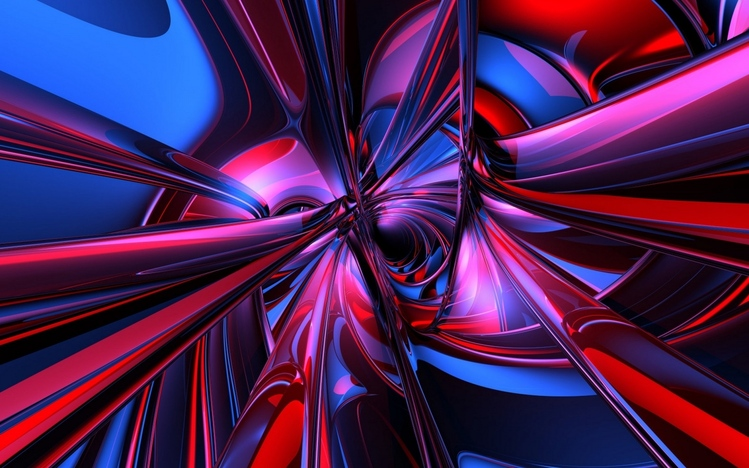
#> input picture images to numpy/photos/3d-theme-hg4.jpg, 749 x 468 px; its folder holds only this picture in this run
$ jupyter execute --allow-errors 'images to numpy.ipynb'
#> lines starting #> are read from the running program, lines starting #| are printed output that depends on the picture
# Images to Numpy Array

[cell 1]
import os
import numpy as np
from PIL import Image

[cell 2]
rootDir = 'photos'
image_opened = []
image_resized= []
img_np_array = []

[cell 3]
for dirName,subdirList,fileList in os.walk(rootDir):
    print('found directory . %s' %dirName)
    for fname in fileList:
        print('\t%s'% fname)
        img = Image.open(os.path.join(dirName,fname))
#> img is the input picture: PIL image 749x468 RGB; mean R, G, B 73.3, 32.3, 84.9
       # print(image_opened)

     #   print(img)
        res = img.resize((200,200))
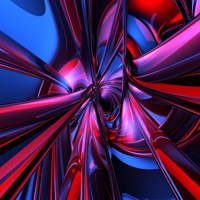
#> res: PIL image 200x200 RGB; mean R, G, B 73.3, 32.4, 84.9
   #     image_resized.append(res)
        img_np =np.array(res)
    #Stores the image into main Numpy Array
        img_np_array.append(img_np)
     #   print(img_np.shape)


$ run again, on images to numpy/photos/cello-2830670_1920.jpg
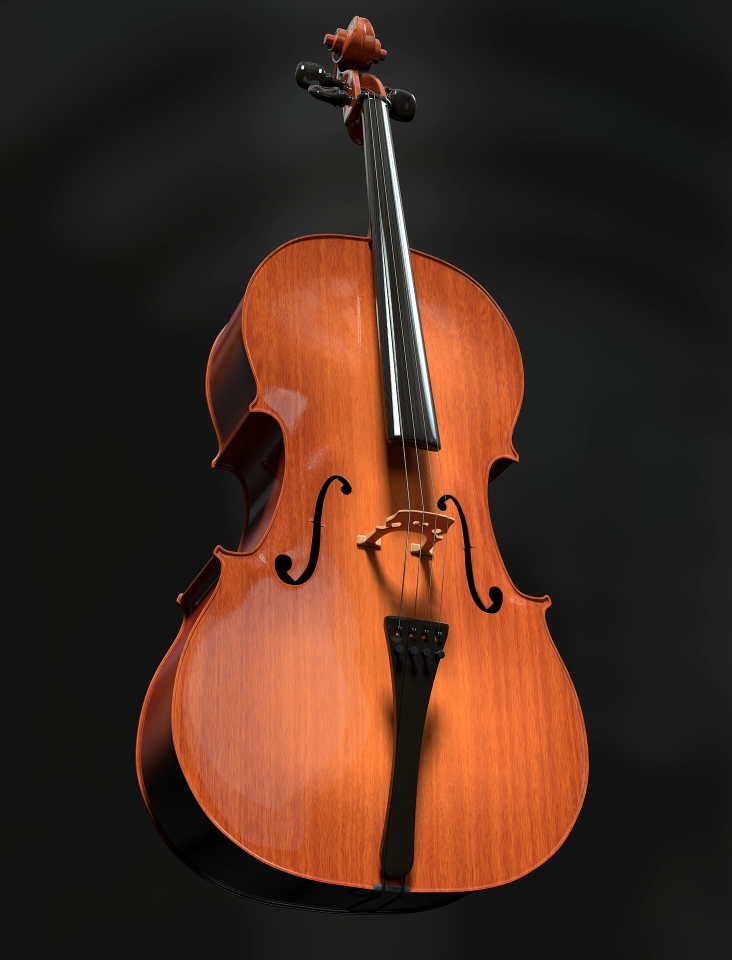
#> input picture images to numpy/photos/cello-2830670_1920.jpg, 1463 x 1920 px (shown at 1/2 size)
#> img is the input picture: PIL image 1463x1920 RGB; mean R, G, B 69.4, 43.1, 31.6
#> `res = img.resize((200,200))`:
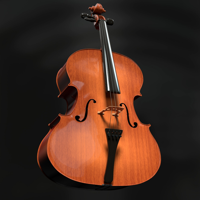
#> res: PIL image 200x200 RGB; mean R, G, B 69.5, 43.1, 31.6

$ run again, on images to numpy/photos/coding-924920_1920.jpg
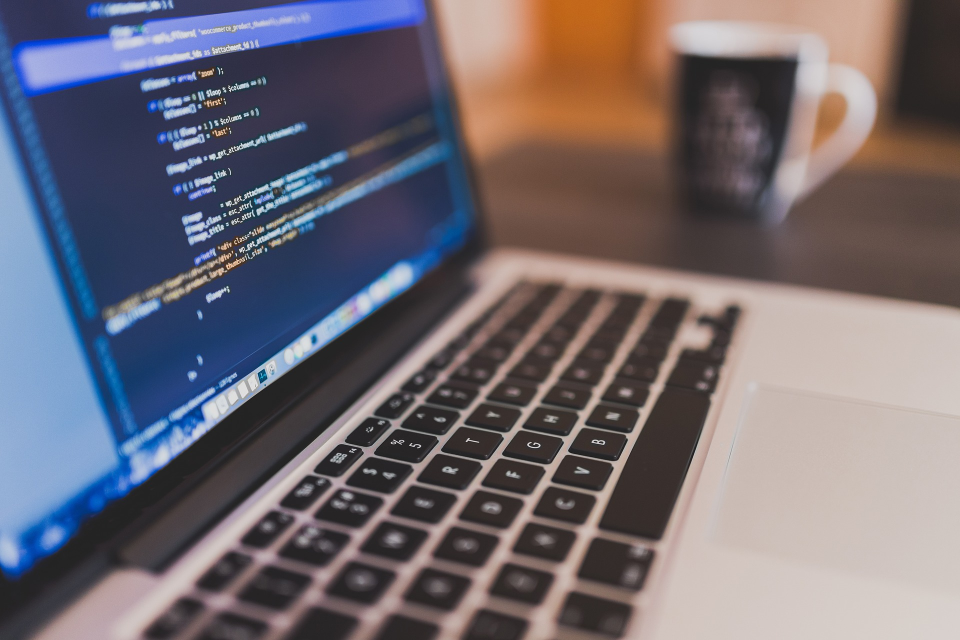
#> input picture images to numpy/photos/coding-924920_1920.jpg, 1920 x 1280 px (shown at 1/2 size)
#> img is the input picture: PIL image 1920x1280 RGB; mean R, G, B 112.1, 106, 114
#> `res = img.resize((200,200))`:
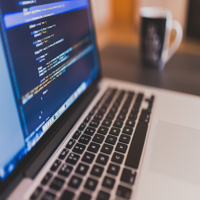
#> res: PIL image 200x200 RGB; mean R, G, B 112.1, 106, 114

$ run again, on images to numpy/photos/cube-3322835_960_720.jpg
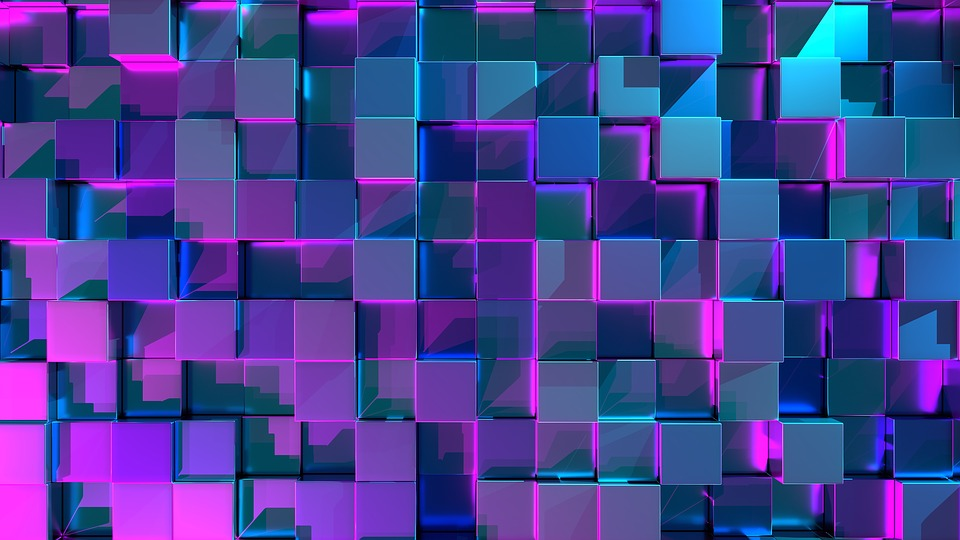
#> input picture images to numpy/photos/cube-3322835_960_720.jpg, 960 x 540 px
#> img is the input picture: PIL image 960x540 RGB; mean R, G, B 68.4, 64.5, 147.6
#> `res = img.resize((200,200))`:
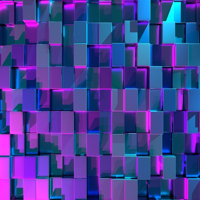
#> res: PIL image 200x200 RGB; mean R, G, B 68.4, 64.5, 147.5

$ run again, on images to numpy/photos/3d-theme-qj17.jpg
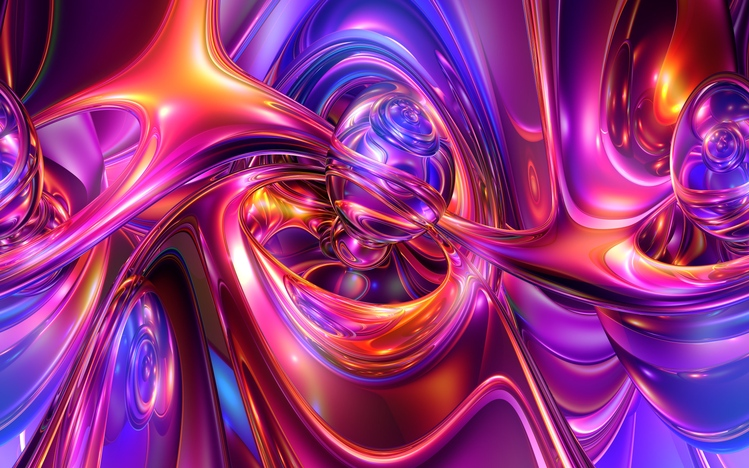
#> input picture images to numpy/photos/3d-theme-qj17.jpg, 749 x 468 px
#> img is the input picture: PIL image 749x468 RGB; mean R, G, B 145.7, 49.4, 126.1
#> `res = img.resize((200,200))`:
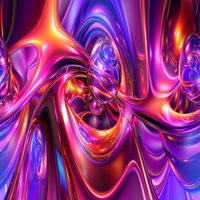
#> res: PIL image 200x200 RGB; mean R, G, B 145.7, 49.4, 126.1
